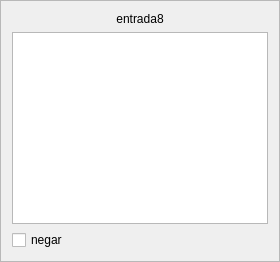
                     <widget class="QFrame" name="inframe8">
                      <property name="sizePolicy">
                       <sizepolicy hsizetype="Preferred" vsizetype="Preferred">
                        <horstretch>0</horstretch>
                        <verstretch>0</verstretch>
                       </sizepolicy>
                      </property>
                      <property name="frameShape">
                       <enum>QFrame::StyledPanel</enum>
                      </property>
                      <property name="frameShadow">
                       <enum>QFrame::Raised</enum>
                      </property>
                      <layout class="QGridLayout" name="gridLayout_35">
                       <item row="0" column="0">
                        <layout class="QVBoxLayout" name="verticalLayout_26">
                         <item>
                          <widget class="QLabel" name="inlabel8">
                           <property name="sizePolicy">
                            <sizepolicy hsizetype="Expanding" vsizetype="Preferred">
                             <horstretch>0</horstretch>
                             <verstretch>0</verstretch>
                            </sizepolicy>
                           </property>
                           <property name="text">
                            <string>entrada8</string>
                           </property>
                           <property name="alignment">
                            <set>Qt::AlignCenter</set>
                           </property>
                          </widget>
                         </item>
                         <item>
                          <widget class="QListWidget" name="inlist8">
                           <property name="sizePolicy">
                            <sizepolicy hsizetype="Preferred" vsizetype="Expanding">
                             <horstretch>0</horstretch>
                             <verstretch>0</verstretch>
                            </sizepolicy>
                           </property>
                          </widget>
                         </item>
                         <item>
                          <widget class="QCheckBox" name="innot8">
                           <property name="sizePolicy">
                            <sizepolicy hsizetype="Fixed" vsizetype="Fixed">
                             <horstretch>0</horstretch>
                             <verstretch>0</verstretch>
                            </sizepolicy>
                           </property>
                           <property name="text">
                            <string>negar</string>
                           </property>
                          </widget>
                         </item>
                        </layout>
                       </item>
                      </layout>
                     </widget>
